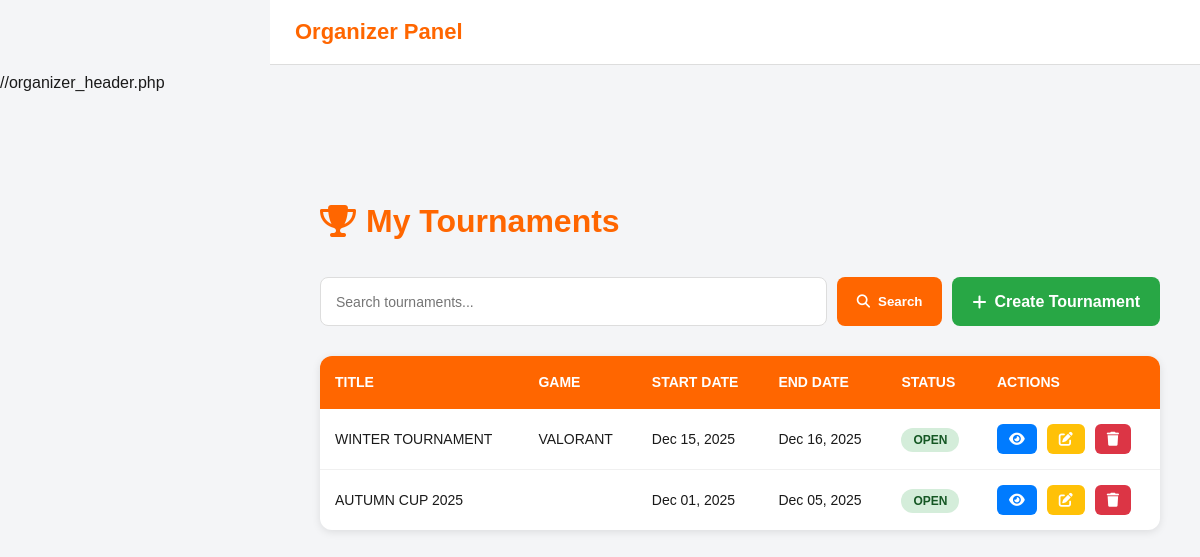
Page /TOURNAMENT/organizer/view_tournaments.php (signed in) on the committed database.
### tables this page shows
CREATE TABLE `tournaments` (
  `tournament_id` int(11) NOT NULL,
  `organizer_id` int(11) NOT NULL,
  `title` varchar(255) NOT NULL,
  `description` varchar(500) DEFAULT NULL,
  `start_date` datetime NOT NULL,
  `end_date` datetime DEFAULT NULL,
  `reg_start_date` datetime DEFAULT NULL,
  `reg_end_date` datetime DEFAULT NULL,
  `max_teams` int(11) NOT NULL,
  `status` enum('open','completed','cancelled') DEFAULT 'open',
  `game` varchar(100) NOT NULL
);

### TOURNAMENT/organizer/view_tournaments.php (the view, shortened to what this page needs)
<?php
require_once __DIR__ . '/../backend/helpers/auth_guard.php';
$stmtProfile = $conn->prepare("SELECT organizer_id FROM organizer_profiles WHERE account_id = ?");
$stmtProfile->execute([$_SESSION['account_id']]);
$profile = $stmtProfile->fetch(PDO::FETCH_ASSOC);
$organizer_id = $profile['organizer_id'];
$pageSize = 10;
$page = isset($_GET['page']) ? max(1, intval($_GET['page'])) : 1;
$offset = ($page - 1) * $pageSize;
$search = isset($_GET['search']) ? trim($_GET['search']) : '';
try {
    if (!empty($search)) {
        $stmt = $conn->prepare("
            SELECT * FROM tournaments
            WHERE organizer_id = :oid AND LOWER(title) LIKE LOWER(:search)
            ORDER BY start_date DESC
            LIMIT :limit OFFSET :offset
        ");
        $stmt->bindValue(':search', "%$search%", PDO::PARAM_STR);
    } else {
        $stmt = $conn->prepare("
            SELECT * FROM tournaments
            WHERE organizer_id = :oid
            ORDER BY start_date DESC
            LIMIT :limit OFFSET :offset
        ");
    }
    $stmt->bindValue(':oid', $organizer_id, PDO::PARAM_INT);
    $stmt->bindValue(':limit', (int)$pageSize, PDO::PARAM_INT);
    $stmt->bindValue(':offset', (int)$offset, PDO::PARAM_INT);
    $stmt->execute();
    $tournaments = $stmt->fetchAll(PDO::FETCH_ASSOC);
} catch (PDOException $e) {
    die("Database error: " . htmlspecialchars($e->getMessage()));
}
?>
<!DOCTYPE html>
<html lang="en">
<head>
<link rel="stylesheet" href="../assets/css/common.css">
<link rel="stylesheet" href="../assets/css/organizer_dashboard.css">
<link rel="stylesheet" href="https://cdnjs.cloudflare.com/ajax/libs/font-awesome/6.4.0/css/all.min.css">
</head>
<body>
<?php include "../includes/organizer/organizer_header.php"; ?>
<main class="content">
    <h1><i class="fa-solid fa-trophy"></i> My Tournaments</h1>
    <form method="GET" class="search-form">
        <input type="text" name="search" placeholder="Search tournaments..." value="<?= htmlspecialchars($search) ?>">
        <button type="submit"><i class="fa fa-search"></i> Search</button>
        <a href="create_tournament.php" class="btn btn-primary">
            <i class="fa fa-plus"></i> Create Tournament
        </a>
    </form>
    <table class="table">
        <thead>
            <tr>
                <th>Title</th>
                <th>Game</th>
                <th>Start Date</th>
                <th>End Date</th>
                <th>Status</th>
                <th>Actions</th>
            </tr>
        </thead>
        <tbody>
            <?php if ($tournaments): ?>
                <?php foreach ($tournaments as $t): ?>
                    <tr>
                        <td><?= htmlspecialchars($t['title']) ?></td>
                        <td><?= htmlspecialchars($t['game']) ?></td>
                        <td><?= date('M d, Y', strtotime($t['start_date'])) ?></td>
                        <td><?= $t['end_date'] ? date('M d, Y', strtotime($t['end_date'])) : 'N/A' ?></td>
                        <td>
                            <span style="
                                padding: 5px 12px;
                                border-radius: 20px;
                                font-size: 12px;
                                font-weight: 600;
                                background: <?= $t['status'] === 'open' ? '#d4edda' : ($t['status'] === 'completed' ? '#d1ecf1' : '#f8d7da') ?>;
                                color: <?= $t['status'] === 'open' ? '#155724' : ($t['status'] === 'completed' ? '#0c5460' : '#721c24') ?>;
                            ">
                                <?= strtoupper(htmlspecialchars($t['status'])) ?>
                            </span>
                        </td>
                        <td class="actions">
                            <a href="view_single_tournament.php?id=<?= $t['tournament_id'] ?>" class="view" title="View">
                                <i class="fa fa-eye"></i>
                            </a>
                            <a href="edit_tournament.php?id=<?= $t['tournament_id'] ?>" class="edit" title="Edit">
                                <i class="fa fa-edit"></i>
                            </a>
                            <a href="../backend/delete_tournament.php?id=<?= $t['tournament_id'] ?>"
                               onclick="return confirm('Are you sure you want to delete this tournament?');"
                               class="delete"
                               title="Delete">
                                <i class="fa fa-trash"></i>
                            </a>
                        </td>
                    </tr>
                <?php endforeach; ?>
            <?php endif; ?>
        </tbody>
    </table>
</main>
</body>
</html>

### TOURNAMENT/assets/css/common.css (style rules this page uses)
:root { --bg-main: #FFFFFF; --bg-secondary: #F5F5F5; --bg-card: #FFFFFF; --text-main: #1A1A1A; --text-secondary: #555555; --text-muted: #555555; --accent: #FF5E00; --accent-hover: #FF7B33; --border: #E0E0E0; --border-color: #E0E0E0; --highlight-cyan: #00FFFF; --shadow: rgba(0, 0, 0, 0.1); --shadow-lg: rgba(0, 0, 0, 0.2); }
* { margin: 0; padding: 0; box-sizing: border-box; font-family: "Poppins", sans-serif; }
html { scroll-behavior: smooth; scroll-padding-top: 80px; }
body { background-color: var(--bg-main); color: var(--text-main); line-height: 1.6; transition: background-color 0.4s, color 0.4s; min-height: 100vh; display: flex; flex-direction: column; overflow-x: hidden; }
.btn, .cta-btn { background-color: var(--accent); color: #fff; border: none; border-radius: 6px; padding: 10px 18px; font-weight: 600; cursor: pointer; text-decoration: none; transition: background 0.3s, box-shadow 0.3s; }

### TOURNAMENT/organizer/view_tournaments.php (style rules this page uses)
body { margin: 0; font-family: Arial, sans-serif; background: #f4f5f7; }
main.content { margin-left: 280px; padding: 100px 40px 40px; min-height: 100vh; }
.content h1 { color: #ff6600; margin-bottom: 30px; display: flex; align-items: center; gap: 10px; }
.search-form { display: flex; gap: 10px; margin-bottom: 30px; flex-wrap: wrap; }
.search-form input[type="text"] { flex: 1; min-width: 250px; padding: 12px 15px; border: 1px solid #ddd; border-radius: 8px; font-size: 14px; }
.search-form button, .search-form .btn { padding: 12px 20px; border: none; border-radius: 8px; font-weight: 600; cursor: pointer; text-decoration: none; display: inline-flex; align-items: center; gap: 8px; transition: all 0.3s; }
.search-form button { background: #ff6600; color: white; }
.btn-primary { background: #28a745; color: white; }
.table { width: 100%; background: white; border-radius: 12px; overflow: hidden; box-shadow: 0 2px 8px rgba(0,0,0,0.1); border-collapse: collapse; }
.table thead tr { background: #ff6600; color: white; }
.table th { padding: 15px; text-align: left; font-weight: 600; font-size: 14px; text-transform: uppercase; }
.table td { padding: 15px; border-bottom: 1px solid #f0f0f0; font-size: 14px; }
.table tbody tr:last-child td { border-bottom: none; }
.actions { display: flex; gap: 10px; }
.actions a { padding: 8px 12px; border-radius: 6px; text-decoration: none; color: white; transition: all 0.3s; display: inline-flex; align-items: center; justify-content: center; }
.actions .view { background: #007bff; }
.actions .edit { background: #ffc107; }
.actions .delete { background: #dc3545; }

### TOURNAMENT/includes/organizer/organizer_header.php (style rules this page uses)
body { padding-top: 70px; }

### rows in the picture
tournaments: title "WINTER TOURNAMENT", game "VALORANT", start_date "Dec 15, 2025", end_date "Dec 16, 2025", status "OPEN"
tournaments: title "AUTUMN CUP 2025", start_date "Dec 01, 2025", end_date "Dec 05, 2025", status "OPEN"
